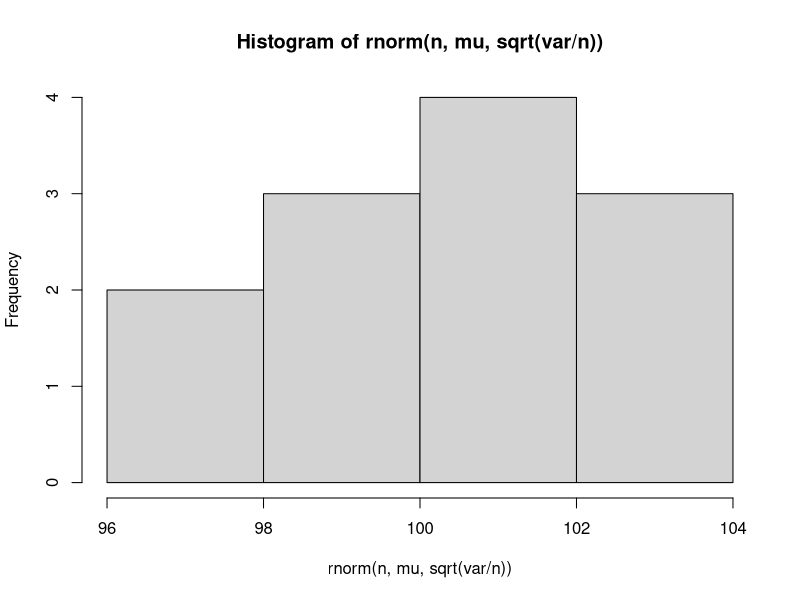

The R source for this figure:
## EXEMPLO 1
mu = 100 #km/h
var = 64 #(km/h)^2
n = 12
alpha = .05

# H0: mu = 100
# H1: mu > 100

## Usando a equação
#zp = (x-mu)/sd
zp = qnorm(.05, lower.tail = FALSE)
zp * sqrt(var/n) + mu

# Usando a função do R
qnorm(.05, mu, sqrt(var/n), lower.tail = FALSE)

hist(rnorm(n, mu, sqrt(var/n)))




## POTÊNCIA DO TESTE
# POPULAÇÃO / H1 [literatura/trabalhos anteriores]
mu = 100
sd = 4

# AMOSTRA / H0 [levantamento em campo/laboratório]
n = 12
avg = 105
avgerr = sd / sqrt(n)


# TESTE (manualmente)
alpha = 0.05 
tails = 1 #2
zp = qnorm(alpha/tails, mean = mu, sd = sd, lower.tail = FALSE)

beta = pnorm(zp, avg, avgerr)
(power = 1 - beta)

# TESTE R
power.t.test(n = n, delta = avgerr, sd = sd, sig.level = alpha, alternative = "one.sided" )



## TAMANHO AMOSTRAL
# Amostra aleatória
E0 = 0.01
N = 200

n0 = 1/(E0 ^2)
(n = (N * n0) / (N + n0))



## Seguindo distribuições
alpha = 0.05
tails = 2
sd = 4
E0 = .4
df = 2

# Distribuição Normal
(n_norm = (qnorm(alpha/tails) * sd / E0)^2)

# Distribuição t-Student
(n_student = (qt(alpha/tails, df) * sd / E0)^2)





